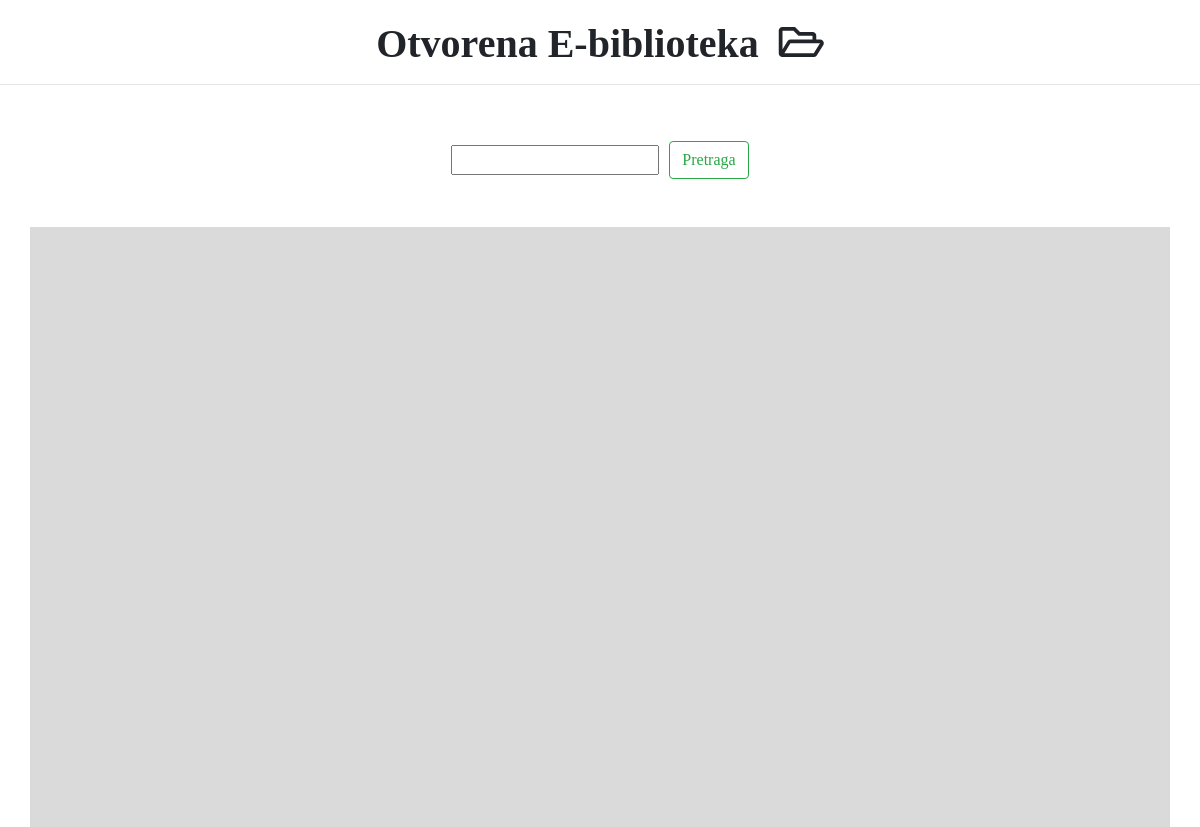
Before: / with the older database file.
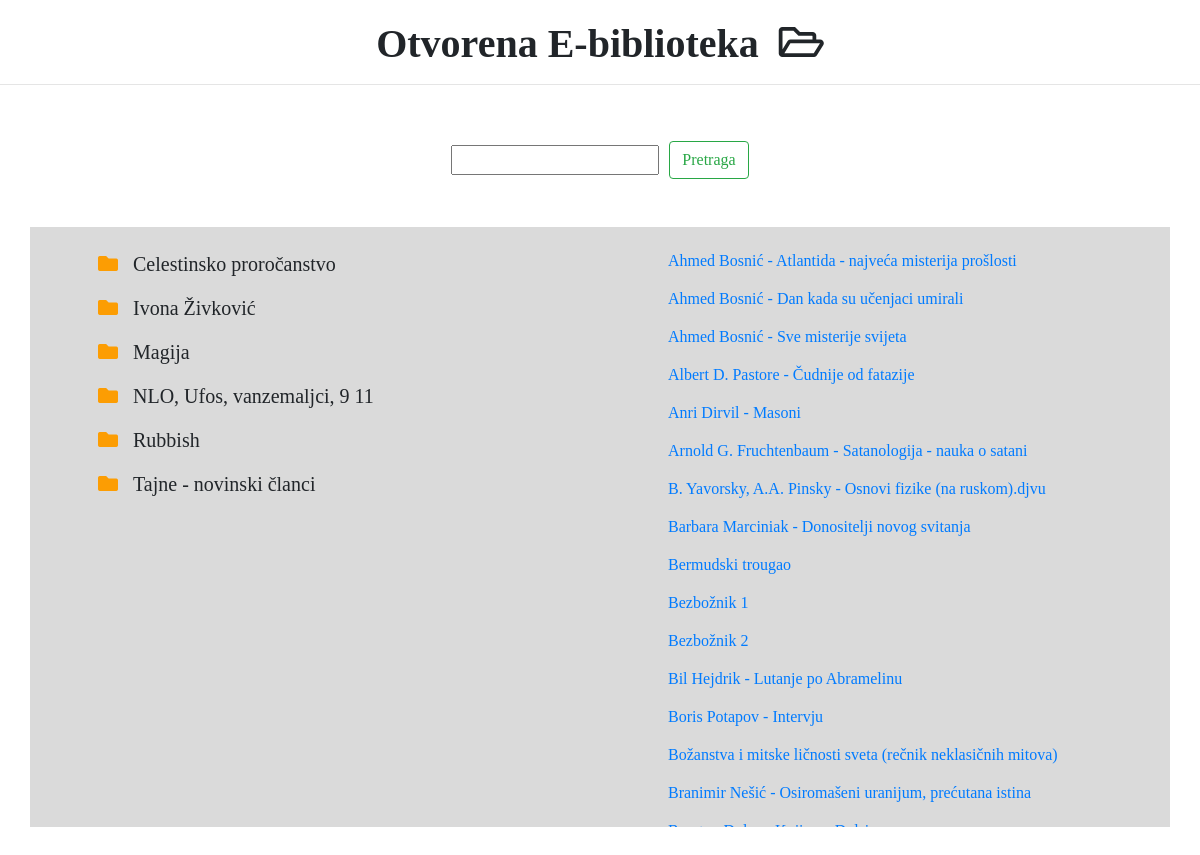
After: the same page with the newer database file.
### e_lib/models.py (models this page shows, shortened)
class Book(models.Model):
	Book_id = models.CharField(max_length=100, null=True, blank=True)
	Name = models.CharField(max_length=60)
	Link = models.CharField(max_length=100, null = True, blank = True)
	Folder_id = models.CharField(max_length=100)

### e_lib/views.py (the view)
# urls.py: 2. Add a URL to urlpatterns:  path('', views.home, name='home')
def home(request):
    print ('Hello')
    main_fs = []
    args = []
    for link in UpdateLinks.objects.all():
        args.append(link.Main_folder_id)       #collecting id's of main folders/books
    for arg in args:
        q = Book.objects.filter(Folder_id=arg)      #extracting main folders/books from Book instances for frontpage
        main_fs.append(q.values())              #turning querysets into lists of dictionaries with q.values() and appending them to a new list
    main_folders = []
    for queryset in main_fs:
        queryset = list(queryset)              #queryet content is a list of dicts but it itself is still a queryset, so it is transformed into list.
        main_folders.append(sort_f(queryset, 'Name'))
    context = {'main_folders': main_folders}
    return render(request, 'e_lib/M.html', context)

### helper/sort.py (called while the page is built)
def sort_f(c, name):
    name = name
    d = []
    for f in c:
        d.append(f[name].upper())
    g = sorted(d)
    f = set(g)
    e = []
    count = 0
    for item in g:
        for f in c:
            if item == f[name].upper():
                e.append(f)
                i = c.index(f)
                del c[i]
                count +=1
                break  #stops loop after first match is found (necessary because there may be repeated items)
    return e

### e_lib/templates/e_lib/M.html (shortened to what this page needs)
{% extends 'e_lib/base.html' %}
{% load static %}
    {% block content %}
<div class="col-8 mt-3 mb-5 mx-auto">
    <form  class="form-inline justify-content-center" action="results/" method="get">
        <input type="text" name="q">
        <button type="submit" class="btn btn-outline-success" style="margin-left: 10px;">Pretraga</button>
    </form>
</div>
<div class="container h-75" style="margin-top: 20px;">
    <div class="row h-100">
        <div class=" col-sm h-100" style="margin-right: 50px; overflow: auto;">
            <ul>
                {% for main_folder in main_folders %}
                    {% for folder in main_folder %}
                        {% if folder.Link == None %}
                            <li class="btn" data-id="{{ folder.Book_id }}"><i class="fas fa-folder closed" style=" margin-right: 15px;"></i>{{ folder.Name }}</li><br>
                        {% endif %}
                    {% endfor %}
                {% endfor %}
            </ul>
        </div>
        <div class="col-md-6 h-100" style="overflow: auto;">
            <ul>
                {% for main_folder in main_folders %}
                    {% for folder in main_folder %}
                        {% if folder.Link != None %}
                            <li class="btn" data-id="{{ folder.Book_id }}"><a href="{{ folder.Link }}">{{ folder.Name }}</a></li><br>
                        {% endif %}
                    {% endfor %}
                {% endfor %}
            </ul>
        </div>
    </div>
</div>
    {% endblock content %}

### e_lib/templates/e_lib/base.html (shortened to what this page needs)
{% load static %}
<!DOCTYPE html>
<html style="height: 100%;">
<head>
	<link rel="stylesheet" href="https://stackpath.bootstrapcdn.com/bootstrap/4.5.0/css/bootstrap.min.css">
	<link rel="stylesheet" href="https://use.fontawesome.com/releases/v5.13.1/css/all.css">
	<link rel="stylesheet" type="text/css" href="{% static 'e_lib/css/style.css' %}">
</head>
<body style="height:100%;">
	<h1 class="text-center font-weight-bold" style="margin-top: 20px;">Otvorena E-biblioteka<span style="margin-left: 20px;"><i class="far fa-folder-open"></i></span></h1><hr><br>
    {% block content %}
    {% endblock content %}
</body>
</html>

Changed rows visible on the page:
added Book: Name "Celestinsko proročanstvo"
added Book: Name "Ivona Živković"
added Book: Name "Magija"
added Book: Name "NLO, Ufos, vanzemaljci, 9 11"
added Book: Name "Rubbish"
added Book: Name "Tajne - novinski članci"
added Book: Name "Ahmed Bosnić - Atlantida - najveća misterija prošlosti"
added Book: Name "Ahmed Bosnić - Dan kada su učenjaci umirali"
added Book: Name "Ahmed Bosnić - Sve misterije svijeta"
added Book: Name "Albert D. Pastore - Čudnije od fatazije"
added Book: Name "Anri Dirvil - Masoni"
added Book: Name "Arnold G. Fruchtenbaum - Satanologija - nauka o satani"
added Book: Name "B. Yavorsky, A.A. Pinsky - Osnovi fizike (na ruskom).djvu"
added Book: Name "Barbara Marciniak - Donositelji novog svitanja"
added Book: Name "Bermudski trougao"
added Book: Name "Bezbožnik 1"
added Book: Name "Bezbožnik 2"
added Book: Name "Bil Hejdrik - Lutanje po Abramelinu"
added Book: Name "Boris Potapov - Intervju"
added Book: Name "Božanstva i mitske ličnosti sveta (rečnik neklasičnih mitova)"
added Book: Name "Branimir Nešić - Osiromašeni uranijum, prećutana istina"
